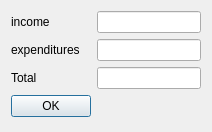
<?xml version="1.0" encoding="UTF-8"?>
<ui version="4.0">
 <class>FinancialReport</class>
 <widget class="QDialog" name="FinancialReport">
  <property name="geometry">
   <rect>
    <x>0</x>
    <y>0</y>
    <width>212</width>
    <height>132</height>
   </rect>
  </property>
  <property name="windowTitle">
   <string>Dialog</string>
  </property>
  <layout class="QFormLayout" name="formLayout">
   <item row="0" column="0">
    <widget class="QLabel" name="label">
     <property name="text">
      <string>income</string>
     </property>
    </widget>
   </item>
   <item row="1" column="0">
    <widget class="QLabel" name="label_2">
     <property name="text">
      <string>expenditures</string>
     </property>
    </widget>
   </item>
   <item row="3" column="0">
    <widget class="QPushButton" name="pushButton">
     <property name="text">
      <string>OK</string>
     </property>
    </widget>
   </item>
   <item row="1" column="1">
    <widget class="QLineEdit" name="lineEdit_2">
     <property name="readOnly">
      <bool>true</bool>
     </property>
    </widget>
   </item>
   <item row="0" column="1">
    <widget class="QLineEdit" name="lineEdit">
     <property name="readOnly">
      <bool>true</bool>
     </property>
    </widget>
   </item>
   <item row="2" column="0">
    <widget class="QLabel" name="label_3">
     <property name="text">
      <string>Total</string>
     </property>
    </widget>
   </item>
   <item row="2" column="1">
    <widget class="QLineEdit" name="lineEdit_3"/>
   </item>
  </layout>
 </widget>
 <resources/>
 <connections/>
</ui>
